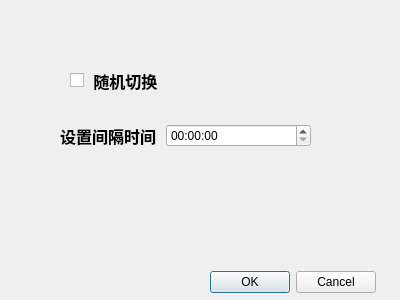
<?xml version="1.0" encoding="UTF-8"?>
<ui version="4.0">
 <class>setDialog</class>
 <widget class="QDialog" name="setDialog">
  <property name="geometry">
   <rect>
    <x>0</x>
    <y>0</y>
    <width>400</width>
    <height>300</height>
   </rect>
  </property>
  <property name="windowTitle">
   <string>Dialog</string>
  </property>
  <widget class="QDialogButtonBox" name="buttonBox">
   <property name="geometry">
    <rect>
     <x>210</x>
     <y>270</y>
     <width>166</width>
     <height>24</height>
    </rect>
   </property>
   <property name="orientation">
    <enum>Qt::Horizontal</enum>
   </property>
   <property name="standardButtons">
    <set>QDialogButtonBox::Cancel|QDialogButtonBox::Ok</set>
   </property>
  </widget>
  <widget class="QWidget" name="widget" native="true">
   <property name="geometry">
    <rect>
     <x>60</x>
     <y>110</y>
     <width>251</width>
     <height>51</height>
    </rect>
   </property>
   <layout class="QHBoxLayout" name="horizontalLayout">
    <item>
     <widget class="QLabel" name="label">
      <property name="maximumSize">
       <size>
        <width>100</width>
        <height>16777215</height>
       </size>
      </property>
      <property name="font">
       <font>
        <pointsize>12</pointsize>
        <weight>75</weight>
        <bold>true</bold>
       </font>
      </property>
      <property name="text">
       <string>设置间隔时间</string>
      </property>
     </widget>
    </item>
    <item>
     <widget class="QTimeEdit" name="timeEdit">
      <property name="displayFormat">
       <string>HH:mm:ss</string>
      </property>
     </widget>
    </item>
   </layout>
  </widget>
  <widget class="QCheckBox" name="shuffle">
   <property name="geometry">
    <rect>
     <x>70</x>
     <y>60</y>
     <width>221</width>
     <height>41</height>
    </rect>
   </property>
   <property name="font">
    <font>
     <pointsize>12</pointsize>
     <weight>75</weight>
     <bold>true</bold>
    </font>
   </property>
   <property name="text">
    <string> 随机切换</string>
   </property>
  </widget>
 </widget>
 <resources/>
 <connections>
  <connection>
   <sender>buttonBox</sender>
   <signal>accepted()</signal>
   <receiver>setDialog</receiver>
   <slot>accept()</slot>
   <hints>
    <hint type="sourcelabel">
     <x>248</x>
     <y>254</y>
    </hint>
    <hint type="destinationlabel">
     <x>157</x>
     <y>274</y>
    </hint>
   </hints>
  </connection>
  <connection>
   <sender>buttonBox</sender>
   <signal>rejected()</signal>
   <receiver>setDialog</receiver>
   <slot>reject()</slot>
   <hints>
    <hint type="sourcelabel">
     <x>316</x>
     <y>260</y>
    </hint>
    <hint type="destinationlabel">
     <x>286</x>
     <y>274</y>
    </hint>
   </hints>
  </connection>
 </connections>
</ui>
